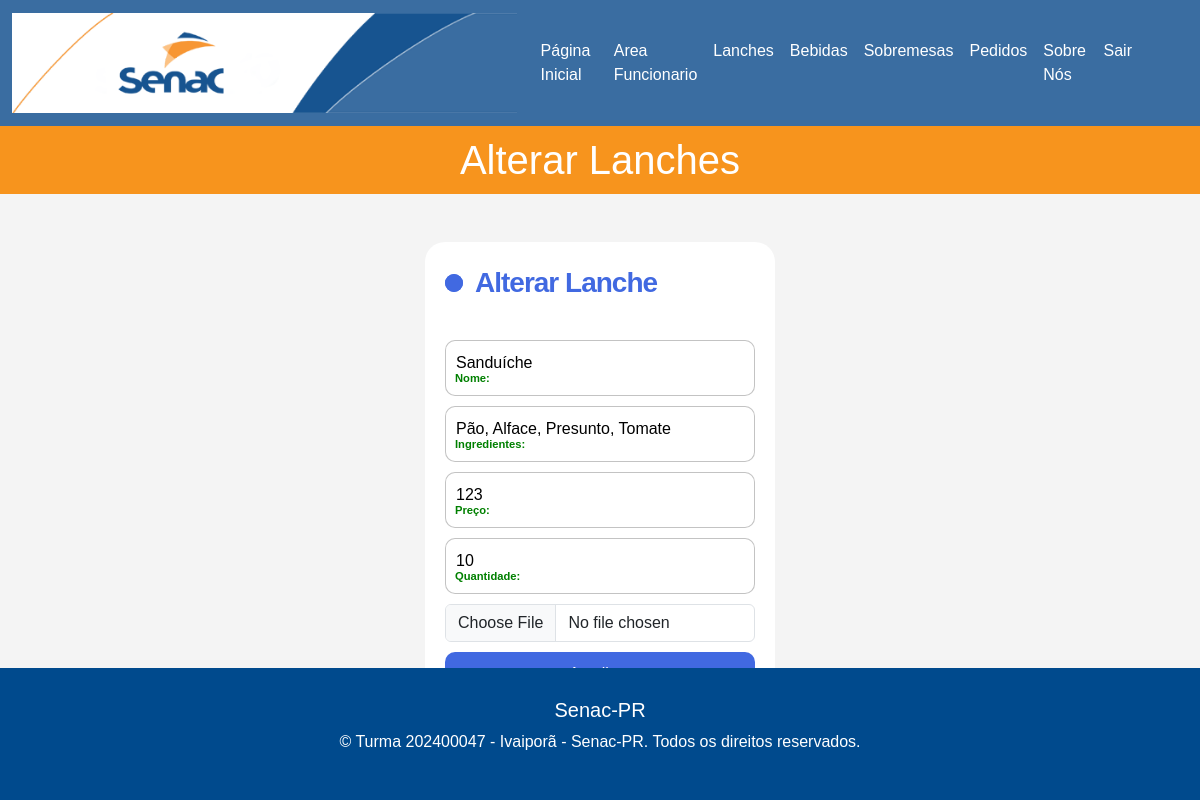
The app's page /teste_mateus/alterar_lanches.php?id_alterar=1 (signed in), older data.
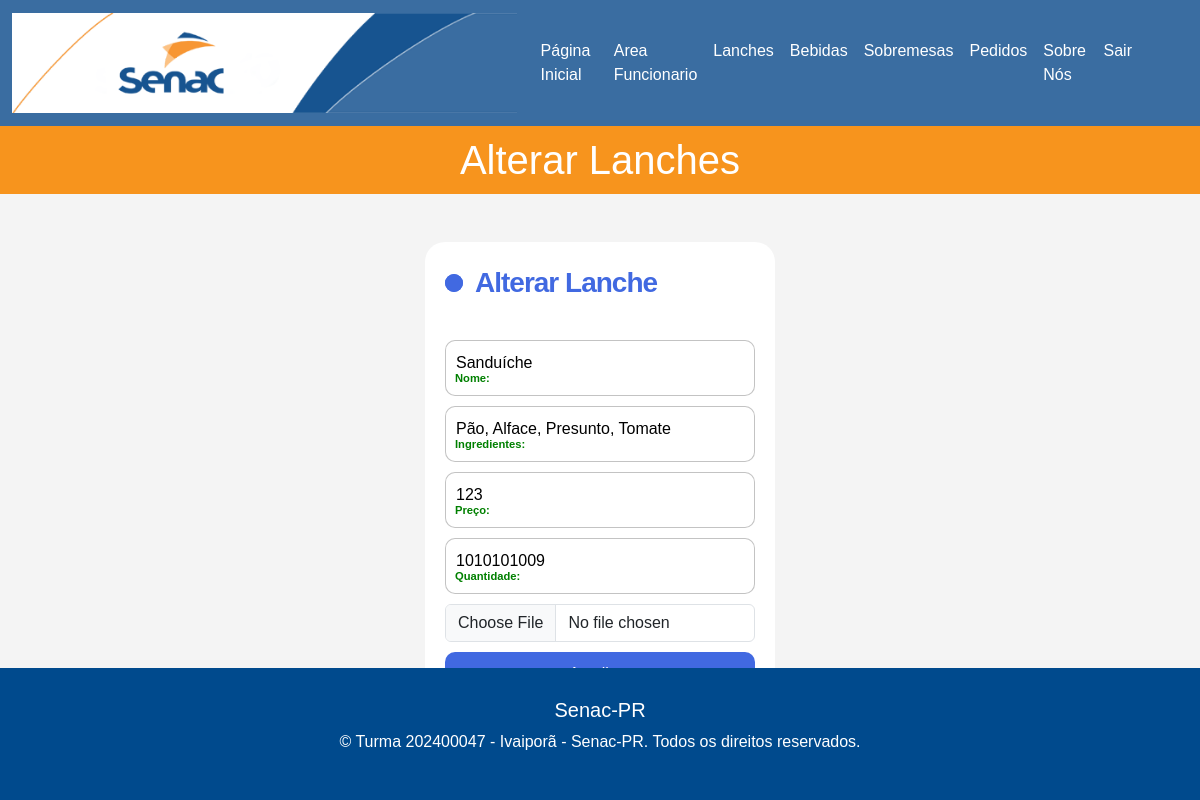
The same page, newer data.
### tables this page shows
CREATE TABLE IF NOT EXISTS `lanches` (
  `id_lanches` int(11) NOT NULL AUTO_INCREMENT,
  `nome` varchar(50) NOT NULL,
  `ingredientes` varchar(300) NOT NULL,
  `preco` varchar(20) NOT NULL,
  `quantidade` int(11) NOT NULL,
  `foto` varchar(300) NOT NULL,
  PRIMARY KEY (`id_lanches`)
);

### teste_mateus/alterar_lanches.php (the view, shortened to what this page needs)
<?php
include("conexao.php");
if (isset($_GET["id_alterar"])) {
    $id_alterar = $_GET["id_alterar"];
    $stmt = $mysqli->prepare("SELECT * FROM lanches WHERE id_lanches = ?");
    $stmt->bind_param("i", $id_alterar);
    if (!$stmt->execute()) {
        die("Erro ao executar consulta: " . $stmt->error);
    }
    $result = $stmt->get_result();
    $row = $result->fetch_assoc();
} else {
    die("ID não encontrado na URL.");
}
?>
<!DOCTYPE html>
<html lang="pt-br">
<head>
    <link href="https://cdn.jsdelivr.net/npm/bootstrap@5.3.3/dist/css/bootstrap.min.css" rel="stylesheet"
>
    <link rel="stylesheet" href="gabriell.css">
</head>
<body>
    <?php include("menu.php") ?>
    <header>
        <h1>Alterar Lanches</h1>
    </header>
    <br><br>
    <div class="d-flex justify-content-center">
        <form class="form" method="post" enctype="multipart/form-data">
            <p class="title">Alterar Lanche</p>
            <label>
                <input required="" value="<?php echo $row["nome"] ?>" class="input" name="nome">
                <span>Nome:</span>
            </label>
            <label>
                <input required="" value="<?php echo $row["ingredientes"] ?>" class="input" name="ingredientes">
                <span>Ingredientes:</span>
            </label>
            <label>
                <input required="" value="<?php echo $row["preco"] ?>" class="input" name="preco">
                <span>Preço:</span>
            </label>
            <label>
                <input required="" value="<?php echo $row["quantidade"] ?>" class="input" name="quantidade" type="number" min="0">
                <span>Quantidade:</span>
            </label>
            <label>
                <input type="file" class="form-control" name="foto">
            </label>
            <button class="submit">Atualizar</button>
            <a class="d-flex btn btn-primary justify-content-center" href="lista_lanches.php">Voltar</a>
        </form>
    </div>
    <?php include("rodape.php") ?>
</body>
</html>

Row changes from the older to the newer data that the page shows:
changed lanches "Sanduíche": quantidade "10" → "1010101009"
